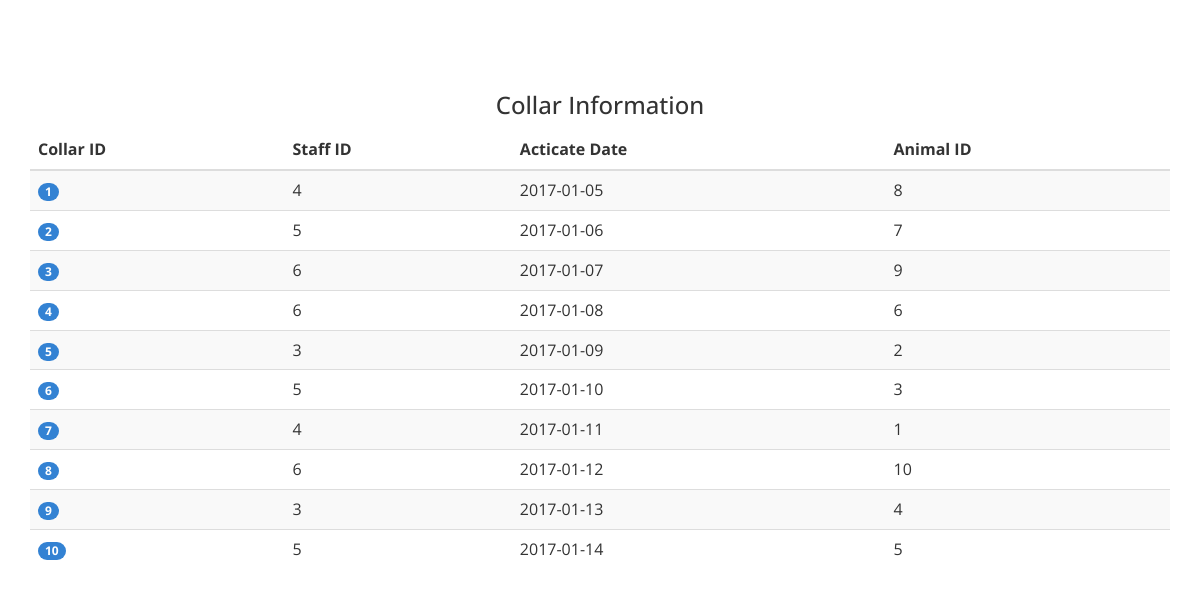
/techview.php, run on the app's committed database.
### tables this page shows
CREATE TABLE IF NOT EXISTS `Collar-ani` (
  `CollarID` INT NOT NULL AUTO_INCREMENT,
  `ActivateDate` DATE NOT NULL,
  `AnimalID` INT NOT NULL,
  `ProductInfo` VARCHAR(45) NOT NULL,
  `StaffID` INT NOT NULL,
  PRIMARY KEY (`CollarID`),
  INDEX `fk_Collar-ani_Animal-ani1_idx` (`AnimalID` ASC),
  CONSTRAINT `fk_Collar-ani_Animal-ani1`
    FOREIGN KEY (`AnimalID`)
    REFERENCES `Animal-ani` (`AnimalID`)
  
  
 );

### web/techview.php (the view, shortened to what this page needs)
<!doctype html>
<html>
<head>
    <link href="css/bootstrap.css" rel="stylesheet" type="text/css" media="all">
    <link href="css/style.css" rel="stylesheet" type="text/css"/>
</head>
<body>
<div class="typrography">
    <div class="container">
        <section id="tables">
            <div class="bs-docs-example">
                <h3 style="text-align:center">Collar Information</h3>
                <table class="table table-striped">
                    <thead>
                    <tr>
                        <th>Collar ID</th>
                        <th>Staff ID</th>
                        <th>Acticate Date</th>
                        <th>Animal ID</th>
                    </tr>
                    </thead>
                    <tbody>
                    <?php
                    $DB_HOST = 'localhost';
                    $DB_PORT = '3306';
                    $DB_USER = 'root';
                    $DB_PASS = '';
                    $DB_NAME = 'aqua';
                    $mysqli = new mysqli($DB_HOST, $DB_USER, $DB_PASS, $DB_NAME, $DB_PORT);
                    $sql = "select CollarID, StaffID, ActivateDate, AnimalID from collar;";
                    $result = $mysqli->query($sql);
                    while ($collarInfo = mysqli_fetch_array($result)) {
                        $collarID = $collarInfo[0];
                        $staffID = $collarInfo[1];
                        $acDate = $collarInfo[2];
                        $animalID = $collarInfo[3];
                        echo "<tr>";
                        echo "<td><span class='badge'>$collarID</span></td>";
                        echo "<td>$staffID</td>";
                        echo "<td>$acDate</td>";
                        echo "<td>$animalID</td>";
                        echo "</tr>";
                    }
                    ?>
                    </tbody>
                </table>
            </div>
        </section>
    </div>
</div>
<br>
<br>
</body>
</html>

### web/css/style.css (style rules this page uses)
html, body { font-family: 'Open Sans', sans-serif; font-size: 100%; background: #FFf; }
h1,h2,h3,h4,h5,h6 { margin:0; }
.typrography { padding: 5em 0; }
.grid_5 h1, h2, h3, h4, h5, h6 { padding: 12px 0; }
.badge { background-color: #3382D3; }

### data on the page
collar: CollarID "1", StaffID "4", ActivateDate "2017-01-05", AnimalID "8"
collar: CollarID "2", StaffID "5", ActivateDate "2017-01-06", AnimalID "7"
collar: CollarID "3", StaffID "6", ActivateDate "2017-01-07", AnimalID "9"
collar: CollarID "4", StaffID "6", ActivateDate "2017-01-08", AnimalID "6"
collar: CollarID "5", StaffID "3", ActivateDate "2017-01-09", AnimalID "2"
collar: CollarID "6", StaffID "5", ActivateDate "2017-01-10", AnimalID "3"
collar: CollarID "7", StaffID "4", ActivateDate "2017-01-11", AnimalID "1"
collar: CollarID "8", StaffID "6", ActivateDate "2017-01-12", AnimalID "10"
collar: CollarID "9", StaffID "3", ActivateDate "2017-01-13", AnimalID "4"
collar: CollarID "10", StaffID "5", ActivateDate "2017-01-14", AnimalID "5"
